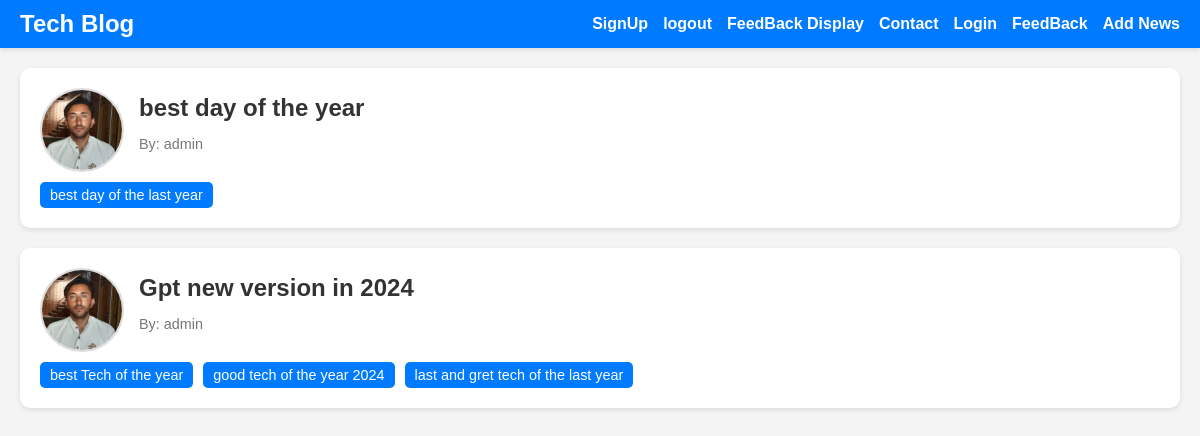
The app's page /, older data.
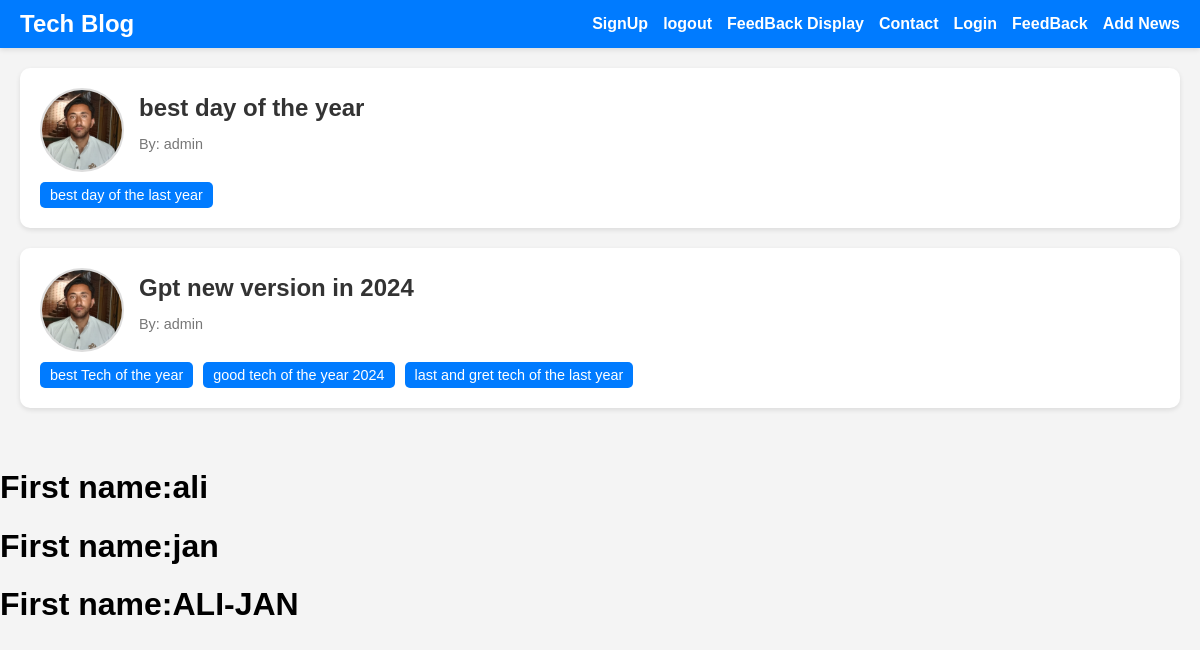
The same page, newer data.
### app/models.py (models this page shows, shortened)
class Blog(models.Model):
    user = models.ForeignKey(User,on_delete=models.CASCADE)
    title = models.CharField(max_length=200, unique=True)
    content = models.TextField()
    blog_image = models.ImageField(upload_to='blog_images/',blank=True)
    video_url = models.CharField(max_length=233,blank=True, unique=True)
    tags = models.ManyToManyField('Tag')
    created_at = models.DateTimeField(auto_now_add=True)
    updated_at  = models.DateTimeField(auto_now=True)

class Tag(models.Model):
    title = models.CharField(max_length=200)

class Info(models.Model):
    first_name  = models.CharField(max_length=200)
    last_name = models.CharField(max_length=200)
    def full_name(self):
        full =self.first_name +'-'+ self.last_name
        return full.upper()

### accounts/models.py (models this page shows, shortened)
class UserProfile(models.Model):
    user = models.OneToOneField(User,on_delete=models.CASCADE)
    bio = models.TextField(blank=True)
    address = models.CharField(max_length=200,blank=True)
    profile_pic = models.ImageField(upload_to='profile_pics/',blank=True)

### app/views.py (the view)
# urls.py: path('',views.index, name='index'),
def index(request):
    blog = models.Blog.objects.all()
    info = models.Info.objects.all()
    context = {
        'blogs':blog,
        'infos':info
    }
    return render(request,'index.html',context)

### templates/index.html (shortened to what this page needs)
<!DOCTYPE html>
<html lang="en">
<head>
</head>
<body>
    <div class="header">
        <div class="logo">Tech Blog</div>
        <nav class="nav">
            <a href="{% url 'signup' %}">SignUp</a>
            <a href="{% url 'logout_view' %}">logout</a>
            <a href="{% url 'display_feed_back' %}">FeedBack Display</a>
            <a href="/contact/">Contact</a>
            <a href="{% url 'login_view'%}">Login</a>
            <a href="{% url 'feedback'%}">FeedBack</a>
            <a href="{% url 'add_news'%}">Add News</a>
        </nav>
    </div>
    <div class="container">
        {% for blog in blogs %}
        <div class="blog-card">
            <div class="blog-header">
                <img src="{{ blog.user.userprofile.profile_pic.url }}" class="profile" alt="Author Picture">
                <div>
                    <h1 class="blog-title">{{ blog.title }}</h1>
                    <p class="blog-author">By: {{ blog.user }}</p>
                </div>
            </div>
            <div class="tags">
                {% for tag in blog.tags.all %}
                <span class="tag">{{ tag.title }}</span>
                {% endfor %}
            </div>
        </div>
        {% endfor %}
    </div>
    <div>
        {% for info in infos %}
        <h1>First name:{{info.first_name}}</h1>
        <h1>First name:{{info.last_name}}</h1>
        <h1>First name:{{info.full_name}}</h1>
        {%endfor%}
    </div>
</body>
</html>

Row changes from the older to the newer data that the page shows:
added Info: first_name "ali", last_name "jan", full_name "ALI-JAN"
